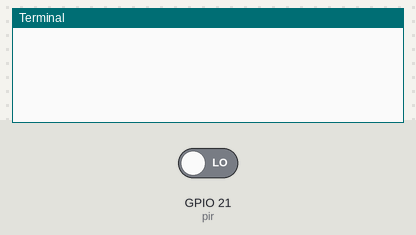
The program below on a simulated Raspberry Pi (BCM pin numbers). Parts: the last lines printed to the terminal. The inputs (shaded band) are chosen by the test bench; at power-on: GPIO 21 (pir) LOW. The clock reads 2024-03-15 10:24:30 at power-on unless the program sets it; the camera gives no picture and a still takes 0.5 s.

Above: at 1.2 s.
1.3 s: GPIO 21 (pir) driven HIGH
At 2.3 s:
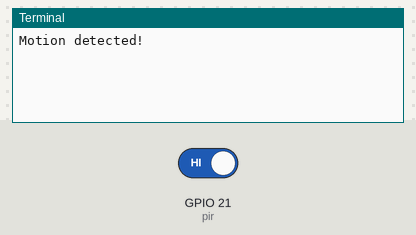
2.8 s: GPIO 21 (pir) driven LOW
At 3.4 s:
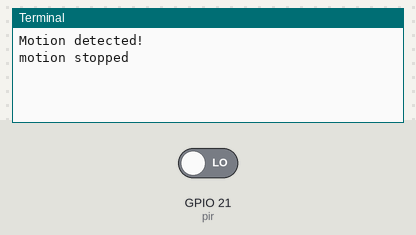

Measured:
- after the input at 1.3 s, the terminal: prints a new line at once (image 1)
- after the input at 2.8 s, the terminal: prints a new line at once (image 2)

The program:

motioncam.py
```python
import picamera
import os
import sys
import time
from gpiozero import MotionSensor

imgDir = "/mnt/security/motioncam0"

with picamera.PiCamera() as camera:

    def initCamera(camera):
        #camera settings
        #camera.resolution            = (SCREEN_WIDTH, SCREEN_HEIGHT)
        camera.framerate             = 24
        camera.sharpness             = 0
        camera.contrast              = 0
        camera.brightness            = 50
        camera.saturation            = 0
        camera.ISO                   = 0
        camera.video_stabilization   = False
        camera.exposure_compensation = 0
        camera.exposure_mode         = 'auto'
        camera.meter_mode            = 'average'
        camera.awb_mode              = 'auto'
        camera.image_effect          = 'none'
        camera.color_effects         = None
        camera.rotation              = 270
        camera.hflip                 = False
        camera.vflip                 = True
        camera.crop                  = (0.0, 0.0, 1.0, 1.0)

    def captureImage(camera,imageName):
        camera.capture(imgDir+"/"+imageName)

    def motion_start():
        print("Motion detected!")
        fileName = time.strftime("%Y%m%d-%H%M%S")+".png"
        captureImage(camera,fileName)

    def motion_stop():
        print("motion stopped")

    def monitor():
        try:
            initCamera(camera)
            pir = MotionSensor(21)
            pir.when_motion = motion_start
            pir.when_no_motion = motion_stop

            while True:
                pir.wait_for_motion()
        except BaseException:
            print("ERROR: unhandled exception")
        finally:
            camera.close()

    monitor()
    exit()
```
